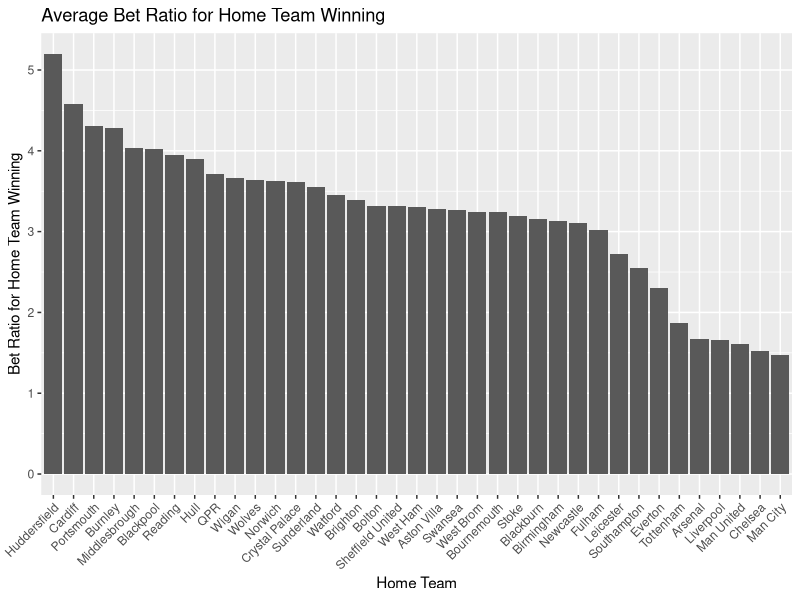

This figure's R source:
library(dplyr)
library(ggplot2)

args <- commandArgs(trailingOnly = TRUE)
if(length(args) > 0) {
  setwd(args[1])
}

train_cleaned_df <- read.csv("source_data/train_data.csv")
train_cleaned_df <- train_cleaned_df[,-1]

Hometeam_avgbetratio <- train_cleaned_df %>%
  group_by(HomeTeam) %>%
  summarise(avgbetr = mean(B365H, na.rm = TRUE)) %>%
  arrange(-avgbetr) %>%   # Arrange in descending order
  mutate(HomeTeam = factor(HomeTeam, levels = HomeTeam))

# Bar plot
p2 <- ggplot(Hometeam_avgbetratio, aes(x = HomeTeam, y = avgbetr)) +
  geom_bar(stat = "identity") +
  theme(axis.text.x = element_text(angle = 45, hjust = 1)) + # Rotate x-axis labels for better readability
  labs(title = "Average Bet Ratio for Home Team Winning",
       x = "Home Team",
       y = "Bet Ratio for Home Team Winning")

ggsave("BetRatioHT.png", plot = p2)